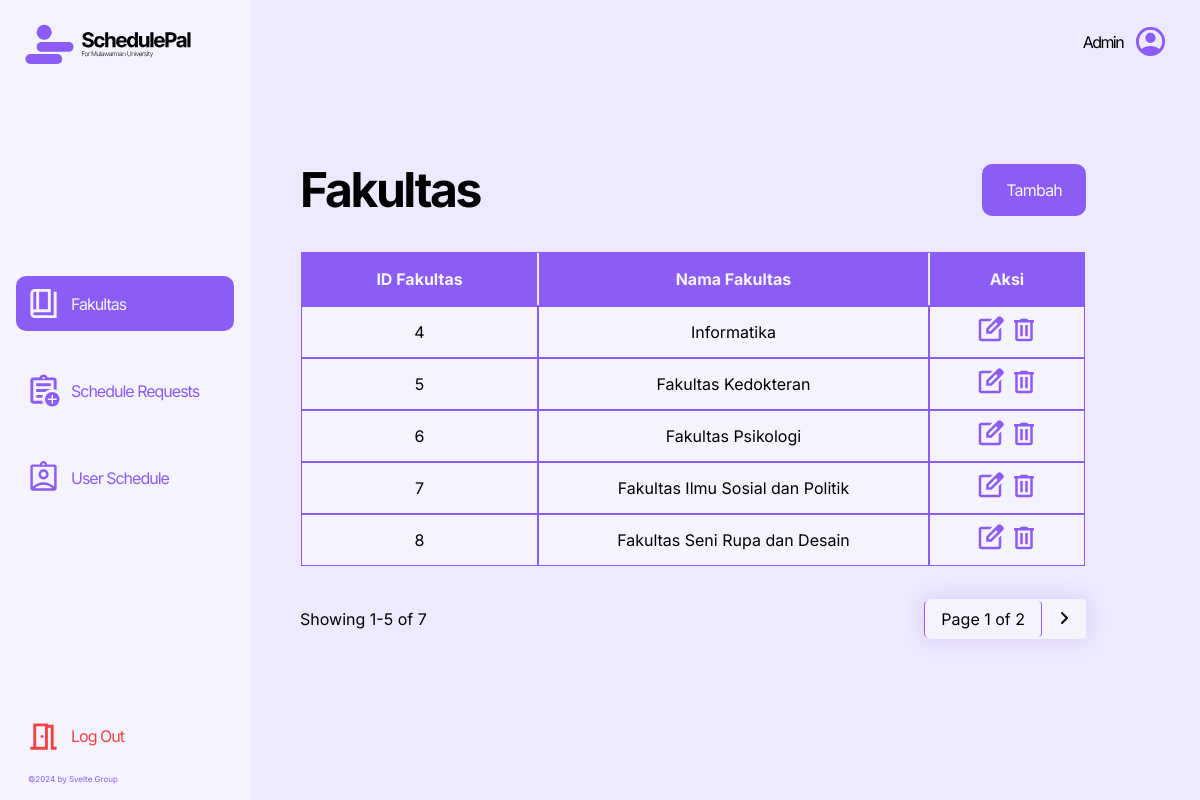
Screenshot of /fakultas.php (signed in) with the database file from the repository.
### tables this page shows
CREATE TABLE `fakultas` (
  `id_fakultas` int NOT NULL,
  `nama_fakultas` varchar(50) NOT NULL,
  PRIMARY KEY (`id_fakultas`)
);

### fakultas.php (the view, shortened to what this page needs)
<?php
include 'include/function.php';
$perpage = 5;
$page = isset($_GET['page']) ? (int) $_GET['page'] : 1;
$offset = ($page - 1) * $perpage;
$query = "SELECT * FROM fakultas LIMIT $perpage OFFSET $offset";
$result = $conn->query($query);
$totalitemsquery = $conn->query("SELECT COUNT(*) as total FROM fakultas");
$totalitems = $totalitemsquery->fetch_assoc()['total'];
$totalpages = ceil($totalitems / $perpage);
?>
<!DOCTYPE html>
<html lang="en">
<head>
    <link rel="stylesheet" href="styles/table.css">
</head>
<body>
    <?php
    include "templates/sidebar.php";
    ?>
    <div class="content">
        <div class="header">
            <h1>Fakultas</h1>
            <a href="tambah_fakultas.php">
                <button>Tambah</button>
            </a>
        </div>
        <table class="table">
            <thead>
                <tr>
                    <th>ID Fakultas</th>
                    <th>Nama Fakultas</th>
                    <th>Aksi</th>
                </tr>
            </thead>
            <tbody>
                <?php while ($row = $result->fetch_assoc()): ?>
                    <tr>
                        <td><?= $row['id_fakultas'] ?></td>
                        <td><?= $row['nama_fakultas'] ?></td>
                        <td>
                            <a href="edit_fakultas.php?id=<?= $row['id_fakultas'] ?>">
                                <button></button>
                            </a>
                            <a href="delete_fakultas.php?id=<?= $row['id_fakultas'] ?>"
                            onclick="return confirm('Apakah Anda yakin ingin menghapus Data Fakultas ini?');">
                                <button><svg xmlns="http://www.w3.org/2000/svg" height="30px" viewBox="0 -960 960 960"
                                        width="30px" fill="#8B5CF6">
                                        <path
                                            d="M280-120q-33 0-56.5-23.5T200-200v-520h-40v-80h200v-40h240v40h200v80h-40v520q0 33-23.5 56.5T680-120H280Zm400-600H280v520h400v-520ZM360-280h80v-360h-80v360Zm160 0h80v-360h-80v360ZM280-720v520-520Z" />
                                    </svg></button>
                            </a>
                        </td>
                    </tr>
                <?php endwhile; ?>
            </tbody>
        </table>
        <div class="bottom-container">
            <p>Showing <?= $offset + 1 ?>-<?= min($offset + $perpage, $totalitems) ?> of <?= $totalitems ?></p>
            <div class="pagination">
                <p>Page <?= $page ?> of <?= $totalpages ?></p>
                <?php if ($page < $totalpages): ?>
                    <a href="?page=<?= $page + 1 ?>">
                        <button type="button">
                            <svg xmlns="http://www.w3.org/2000/svg" width="12" height="12" viewBox="0 0 24 24">
                                <g transform="translate(24 0) scale(-1 1)">
                                    <path fill="none" stroke="currentColor" stroke-linecap="round" stroke-linejoin="round"
                                        stroke-width="2" d="m14 7l-5 5l5 5" />
                                </g>
                            </svg>
                        </button>
                    </a>
                <?php endif; ?>
            </div>
        </div>
    </div>
</body>
</html>

### templates/sidebar.php (shortened to what this page needs)
<!DOCTYPE html>
<html lang="en">
<head>
    <link rel="stylesheet" href="styles/style.css">
<body>
    <a class="profile" href="index.php">
        Admin
    </a>
    <nav>
        <img src="img/Logo.svg" alt="logo-schedulepal" width="185px">
        <div class="nav-links">
            <a href="fakultas.php" id="fakultas">
                Fakultas
            </a>
            <a href="requests.php" id="requests">
                Schedule Requests
            </a>
            <a href="user.php" id="user">
                User Schedule
            </a>
        </div>
        <div class="lower-nav">
            <a class="logout-button" href="">
                Log Out
            </a>
            <p>©2024 by Svelte Group</p>
        </div>
    </nav>
</body>

### styles/table.css (style rules this page uses)
* { margin: 0; padding: 0; box-sizing: border-box; font-family: "Inter", sans-serif; text-decoration: none; }
:root { --primary: #8b5cf6; --primary-hover: #6d28d9; --black: #000000; --secondary: #f5f3ff; --background-admin: #ede9fe; --input: #ddd6fe; --negative: #ef4444; --negative-hover: #dc2626; }
.content { position: absolute; width: 65.5vw; left: 25%; top: 9rem; display: flex; flex-direction: column; gap: 1rem; }
.header h1 { font-weight: 700; font-size: 3rem; color: var(--black); letter-spacing: -0.15rem; }
.header button { background-color: var(--primary); border: none; font-size: 1rem; padding: 1rem 1.5rem; border-radius: 10px; color: var(--secondary); letter-spacing: -0.05rem; transition: 0.15s; }
thead { background-color: var(--primary); color: var(--secondary); font-size: 1rem; font-weight: 400; outline: 1px solid var(--primary); }
thead th { padding: 1rem 2rem; }
tbody { background-color: var(--secondary); }
tbody td { outline: 1px solid var(--primary); padding: 0.5rem; align-items: center; text-align: center; }
.bottom-container { display: flex; flex-direction: row; justify-content: space-between; align-items: center; }
.pagination { background-color: var(--secondary); display: flex; align-items: center; width: fit-content; border-radius: 8px; color: var(--black); box-shadow: 0px 0px 20px rgba(139, 92, 246, 20%); }
.pagination p { padding: 0.5rem 1rem; border-right: 1px solid var(--primary); border-radius: 4px; border-left: 1px solid var(--primary); }
.pagination svg { scale: 2; }
.pagination button { padding: 12px 16px; color: var(--black); background-color: var(--secondary); cursor: pointer; border: none; }
.pagination button:first-child { border-radius: 4px 0 0 4px; }
.pagination button:last-child { border-radius: 4px; }

### styles/style.css (style rules this page uses)
* { margin: 0; padding: 0; box-sizing: border-box; font-family: "Inter", sans-serif; text-decoration: none; }
:root { --primary: #8b5cf6; --primary-hover: #6d28d9; --black: #000000; --secondary: #f5f3ff; --background-admin: #ede9fe; --input: #ddd6fe; --negative: #ef4444; --negative-hover: #dc2626; }
body { background-color: var(--background-admin); }
.content { position: absolute; width: 65.5vw; left: 25%; top: 10rem; display: flex; flex-direction: column; gap: 2rem; }
.header { display: flex; justify-content: space-between; align-items: center; }
.header h1 { font-weight: 700; font-size: 3rem; color: var(--black); letter-spacing: -0.15rem; }
.header button { background-color: var(--primary); border: none; font-size: 1rem; padding: 1rem 1.5rem; border-radius: 10px; color: var(--secondary); letter-spacing: -0.05rem; transition: 0.15s; }
nav { font-size: 15px; background-color: var(--secondary); width: 250px; height: 100vh; padding: 1rem; display: flex; justify-content: space-between; flex-direction: column; position: fixed; }
.nav-links { display: flex; flex-direction: column; gap: 2rem; }
.nav-links a { display: flex; align-items: center; gap: 10px; padding: 10px; font-size: 16px; border-radius: 10px; color: var(--primary); letter-spacing: -1px; transition: 0.15s; }
.lower-nav { display: flex; flex-direction: column; gap: 10px; }
.lower-nav p { color: var(--primary); font-size: 0.5rem; margin-left: 0.75rem; }
.profile { display: flex; align-items: center; gap: 10px; position: absolute; top: 1.5rem; right: 2rem; letter-spacing: -0.1rem; text-decoration: none; color: var(--black); }

### rows the page displays
fakultas: id_fakultas "4", nama_fakultas "Informatika"
fakultas: id_fakultas "5", nama_fakultas "Fakultas Kedokteran"
fakultas: id_fakultas "6", nama_fakultas "Fakultas Psikologi"
fakultas: id_fakultas "7", nama_fakultas "Fakultas Ilmu Sosial dan Politik"
fakultas: id_fakultas "8", nama_fakultas "Fakultas Seni Rupa dan Desain"

### other values shown
$offset + 1 "1"
min($offset + $perpage, $totalitems) "5"
$totalitems "7"
$page "1"
$totalpages "2"
